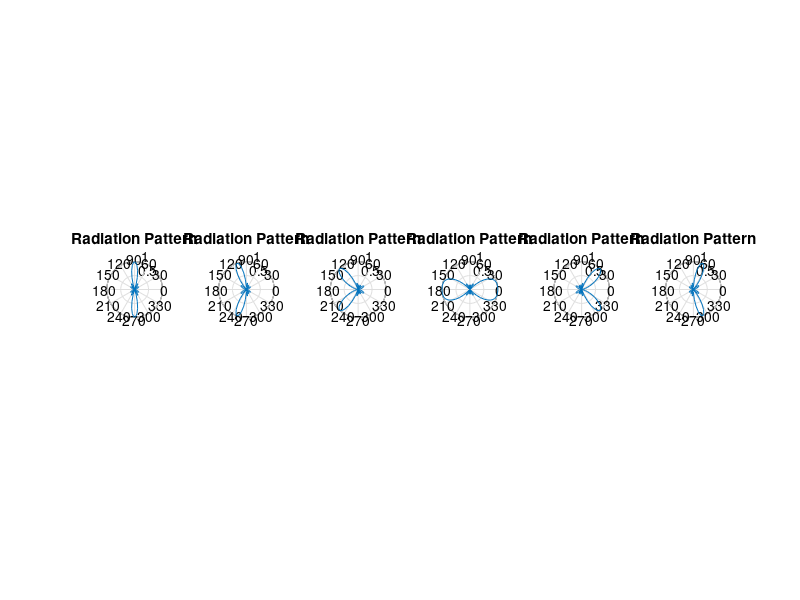

Source code (MATLAB):
clear;
close all;

% phi = linspace(0,2*pi);
% theta = linspace(0,pi);
phi = (0 : 2*pi/100 : 2*pi) + 2*pi/200;

KD_a = pi;  % azimuth

N_a = 6;


for ii=0:1:N_a-1
    
    beta_a = 2*pi/N_a * ii;
    
    Psi_a = KD_a * cos(phi) + beta_a;
    
    AF = ( 1/N_a * sin(N_a * Psi_a/2)./sin(Psi_a/2) );
    
    % converting to spherical coordinates
    %plotting routine
    subplot(1, N_a, ii+1);
    polar(phi, abs(AF))
    title('Radiation Pattern')
    
end;
